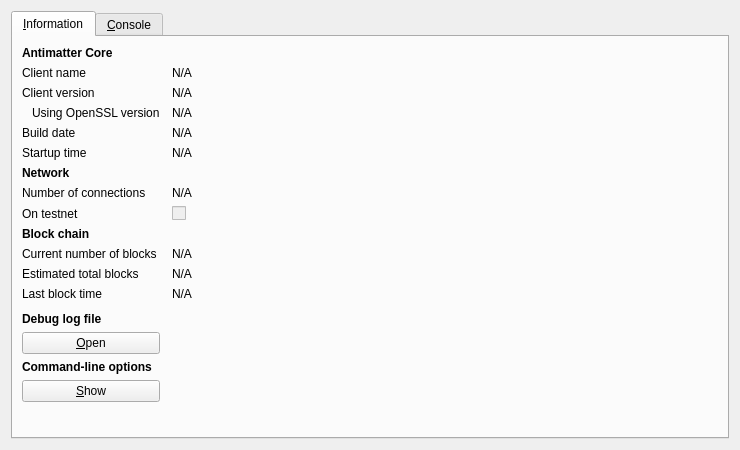
<?xml version="1.0" encoding="UTF-8"?>
<ui version="4.0">
 <class>RPCConsole</class>
 <widget class="QDialog" name="RPCConsole">
  <property name="geometry">
   <rect>
    <x>0</x>
    <y>0</y>
    <width>740</width>
    <height>450</height>
   </rect>
  </property>
  <property name="windowTitle">
   <string>Antimatter - Debug window</string>
  </property>
  <layout class="QVBoxLayout" name="verticalLayout_2">
   <item>
    <widget class="QTabWidget" name="tabWidget">
     <property name="currentIndex">
      <number>0</number>
     </property>
     <widget class="QWidget" name="tab_info">
      <attribute name="title">
       <string>&amp;Information</string>
      </attribute>
      <layout class="QGridLayout" name="gridLayout" columnstretch="0,1">
       <property name="horizontalSpacing">
        <number>12</number>
       </property>
       <item row="0" column="0">
        <widget class="QLabel" name="label_9">
         <property name="font">
          <font>
           <weight>75</weight>
           <bold>true</bold>
          </font>
         </property>
         <property name="text">
          <string>Antimatter Core</string>
         </property>
        </widget>
       </item>
       <item row="1" column="0">
        <widget class="QLabel" name="label_5">
         <property name="text">
          <string>Client name</string>
         </property>
        </widget>
       </item>
       <item row="1" column="1">
        <widget class="QLabel" name="clientName">
         <property name="cursor">
          <cursorShape>IBeamCursor</cursorShape>
         </property>
         <property name="text">
          <string>N/A</string>
         </property>
         <property name="textFormat">
          <enum>Qt::PlainText</enum>
         </property>
         <property name="textInteractionFlags">
          <set>Qt::LinksAccessibleByMouse|Qt::TextSelectableByKeyboard|Qt::TextSelectableByMouse</set>
         </property>
        </widget>
       </item>
       <item row="2" column="0">
        <widget class="QLabel" name="label_6">
         <property name="text">
          <string>Client version</string>
         </property>
        </widget>
       </item>
       <item row="2" column="1">
        <widget class="QLabel" name="clientVersion">
         <property name="cursor">
          <cursorShape>IBeamCursor</cursorShape>
         </property>
         <property name="text">
          <string>N/A</string>
         </property>
         <property name="textFormat">
          <enum>Qt::PlainText</enum>
         </property>
         <property name="textInteractionFlags">
          <set>Qt::LinksAccessibleByMouse|Qt::TextSelectableByKeyboard|Qt::TextSelectableByMouse</set>
         </property>
        </widget>
       </item>
       <item row="3" column="0">
        <widget class="QLabel" name="label_14">
         <property name="text">
          <string>Using OpenSSL version</string>
         </property>
         <property name="indent">
          <number>10</number>
         </property>
        </widget>
       </item>
       <item row="3" column="1">
        <widget class="QLabel" name="openSSLVersion">
         <property name="cursor">
          <cursorShape>IBeamCursor</cursorShape>
         </property>
         <property name="text">
          <string>N/A</string>
         </property>
         <property name="textFormat">
          <enum>Qt::PlainText</enum>
         </property>
         <property name="textInteractionFlags">
          <set>Qt::LinksAccessibleByMouse|Qt::TextSelectableByKeyboard|Qt::TextSelectableByMouse</set>
         </property>
        </widget>
       </item>
       <item row="4" column="0">
        <widget class="QLabel" name="label_12">
         <property name="text">
          <string>Build date</string>
         </property>
        </widget>
       </item>
       <item row="4" column="1">
        <widget class="QLabel" name="buildDate">
         <property name="cursor">
          <cursorShape>IBeamCursor</cursorShape>
         </property>
         <property name="text">
          <string>N/A</string>
         </property>
         <property name="textFormat">
          <enum>Qt::PlainText</enum>
         </property>
         <property name="textInteractionFlags">
          <set>Qt::LinksAccessibleByMouse|Qt::TextSelectableByKeyboard|Qt::TextSelectableByMouse</set>
         </property>
        </widget>
       </item>
       <item row="5" column="0">
        <widget class="QLabel" name="label_13">
         <property name="text">
          <string>Startup time</string>
         </property>
        </widget>
       </item>
       <item row="5" column="1">
        <widget class="QLabel" name="startupTime">
         <property name="cursor">
          <cursorShape>IBeamCursor</cursorShape>
         </property>
         <property name="text">
          <string>N/A</string>
         </property>
         <property name="textFormat">
          <enum>Qt::PlainText</enum>
         </property>
         <property name="textInteractionFlags">
          <set>Qt::LinksAccessibleByMouse|Qt::TextSelectableByKeyboard|Qt::TextSelectableByMouse</set>
         </property>
        </widget>
       </item>
       <item row="6" column="0">
        <widget class="QLabel" name="label_11">
         <property name="font">
          <font>
           <weight>75</weight>
           <bold>true</bold>
          </font>
         </property>
         <property name="text">
          <string>Network</string>
         </property>
        </widget>
       </item>
       <item row="7" column="0">
        <widget class="QLabel" name="label_7">
         <property name="text">
          <string>Number of connections</string>
         </property>
        </widget>
       </item>
       <item row="7" column="1">
        <widget class="QLabel" name="numberOfConnections">
         <property name="cursor">
          <cursorShape>IBeamCursor</cursorShape>
         </property>
         <property name="text">
          <string>N/A</string>
         </property>
         <property name="textFormat">
          <enum>Qt::PlainText</enum>
         </property>
         <property name="textInteractionFlags">
          <set>Qt::LinksAccessibleByMouse|Qt::TextSelectableByKeyboard|Qt::TextSelectableByMouse</set>
         </property>
        </widget>
       </item>
       <item row="8" column="0">
        <widget class="QLabel" name="label_8">
         <property name="text">
          <string>On testnet</string>
         </property>
        </widget>
       </item>
       <item row="8" column="1">
        <widget class="QCheckBox" name="isTestNet">
         <property name="enabled">
          <bool>false</bool>
         </property>
         <property name="text">
          <string/>
         </property>
        </widget>
       </item>
       <item row="9" column="0">
        <widget class="QLabel" name="label_10">
         <property name="font">
          <font>
           <weight>75</weight>
           <bold>true</bold>
          </font>
         </property>
         <property name="text">
          <string>Block chain</string>
         </property>
        </widget>
       </item>
       <item row="10" column="0">
        <widget class="QLabel" name="label_3">
         <property name="text">
          <string>Current number of blocks</string>
         </property>
        </widget>
       </item>
       <item row="10" column="1">
        <widget class="QLabel" name="numberOfBlocks">
         <property name="cursor">
          <cursorShape>IBeamCursor</cursorShape>
         </property>
         <property name="text">
          <string>N/A</string>
         </property>
         <property name="textFormat">
          <enum>Qt::PlainText</enum>
         </property>
         <property name="textInteractionFlags">
          <set>Qt::LinksAccessibleByMouse|Qt::TextSelectableByKeyboard|Qt::TextSelectableByMouse</set>
         </property>
        </widget>
       </item>
       <item row="11" column="0">
        <widget class="QLabel" name="label_4">
         <property name="text">
          <string>Estimated total blocks</string>
         </property>
        </widget>
       </item>
       <item row="11" column="1">
        <widget class="QLabel" name="totalBlocks">
         <property name="cursor">
          <cursorShape>IBeamCursor</cursorShape>
         </property>
         <property name="text">
          <string>N/A</string>
         </property>
         <property name="textFormat">
          <enum>Qt::PlainText</enum>
         </property>
         <property name="textInteractionFlags">
          <set>Qt::LinksAccessibleByMouse|Qt::TextSelectableByKeyboard|Qt::TextSelectableByMouse</set>
         </property>
        </widget>
       </item>
       <item row="12" column="0">
        <widget class="QLabel" name="label_2">
         <property name="text">
          <string>Last block time</string>
         </property>
        </widget>
       </item>
       <item row="12" column="1">
        <widget class="QLabel" name="lastBlockTime">
         <property name="cursor">
          <cursorShape>IBeamCursor</cursorShape>
         </property>
         <property name="text">
          <string>N/A</string>
         </property>
         <property name="textFormat">
          <enum>Qt::PlainText</enum>
         </property>
         <property name="textInteractionFlags">
          <set>Qt::LinksAccessibleByMouse|Qt::TextSelectableByKeyboard|Qt::TextSelectableByMouse</set>
         </property>
        </widget>
       </item>
       <item row="13" column="0">
        <spacer name="verticalSpacer_2">
         <property name="orientation">
          <enum>Qt::Vertical</enum>
         </property>
         <property name="sizeHint" stdset="0">
          <size>
           <width>20</width>
           <height>20</height>
          </size>
         </property>
        </spacer>
       </item>
       <item row="14" column="0">
        <widget class="QLabel" name="labelDebugLogfile">
         <property name="font">
          <font>
           <weight>75</weight>
           <bold>true</bold>
          </font>
         </property>
         <property name="text">
          <string>Debug log file</string>
         </property>
        </widget>
       </item>
       <item row="15" column="0">
        <widget class="QPushButton" name="openDebugLogfileButton">
         <property name="toolTip">
          <string>Open the Antimatter debug log file from the current data directory. This can take a few seconds for large log files.</string>
         </property>
         <property name="text">
          <string>&amp;Open</string>
         </property>
         <property name="autoDefault">
          <bool>false</bool>
         </property>
        </widget>
       </item>
       <item row="16" column="0">
        <widget class="QLabel" name="labelCLOptions">
         <property name="font">
          <font>
           <weight>75</weight>
           <bold>true</bold>
          </font>
         </property>
         <property name="text">
          <string>Command-line options</string>
         </property>
        </widget>
       </item>
       <item row="17" column="0">
        <widget class="QPushButton" name="showCLOptionsButton">
         <property name="toolTip">
          <string>Show the Antimatter-Qt help message to get a list with possible Antimatter command-line options.</string>
         </property>
         <property name="text">
          <string>&amp;Show</string>
         </property>
         <property name="autoDefault">
          <bool>false</bool>
         </property>
        </widget>
       </item>
       <item row="18" column="0">
        <spacer name="verticalSpacer">
         <property name="orientation">
          <enum>Qt::Vertical</enum>
         </property>
         <property name="sizeHint" stdset="0">
          <size>
           <width>20</width>
           <height>40</height>
          </size>
         </property>
        </spacer>
       </item>
      </layout>
     </widget>
     <widget class="QWidget" name="tab_console">
      <attribute name="title">
       <string>&amp;Console</string>
      </attribute>
      <layout class="QVBoxLayout" name="verticalLayout_3">
       <property name="spacing">
        <number>3</number>
       </property>
       <item>
        <widget class="QTextEdit" name="messagesWidget">
         <property name="minimumSize">
          <size>
           <width>0</width>
           <height>100</height>
          </size>
         </property>
         <property name="readOnly">
          <bool>true</bool>
         </property>
         <property name="tabKeyNavigation" stdset="0">
          <bool>false</bool>
         </property>
         <property name="columnCount" stdset="0">
          <number>2</number>
         </property>
        </widget>
       </item>
       <item>
        <layout class="QHBoxLayout" name="horizontalLayout">
         <property name="spacing">
          <number>3</number>
         </property>
         <item>
          <widget class="QLabel" name="label">
           <property name="text">
            <string notr="true">&gt;</string>
           </property>
          </widget>
         </item>
         <item>
          <widget class="QLineEdit" name="lineEdit"/>
         </item>
         <item>
          <widget class="QPushButton" name="clearButton">
           <property name="maximumSize">
            <size>
             <width>24</width>
             <height>24</height>
            </size>
           </property>
           <property name="toolTip">
            <string>Clear console</string>
           </property>
           <property name="text">
            <string/>
           </property>
           <property name="icon">
            <iconset resource="../bitcoin.qrc">
             <normaloff>:/icons/remove</normaloff>:/icons/remove</iconset>
           </property>
           <property name="shortcut">
            <string notr="true">Ctrl+L</string>
           </property>
           <property name="autoDefault">
            <bool>false</bool>
           </property>
          </widget>
         </item>
        </layout>
       </item>
      </layout>
     </widget>
    </widget>
   </item>
  </layout>
 </widget>
 <resources>
  <include location="../bitcoin.qrc"/>
 </resources>
 <connections/>
</ui>
